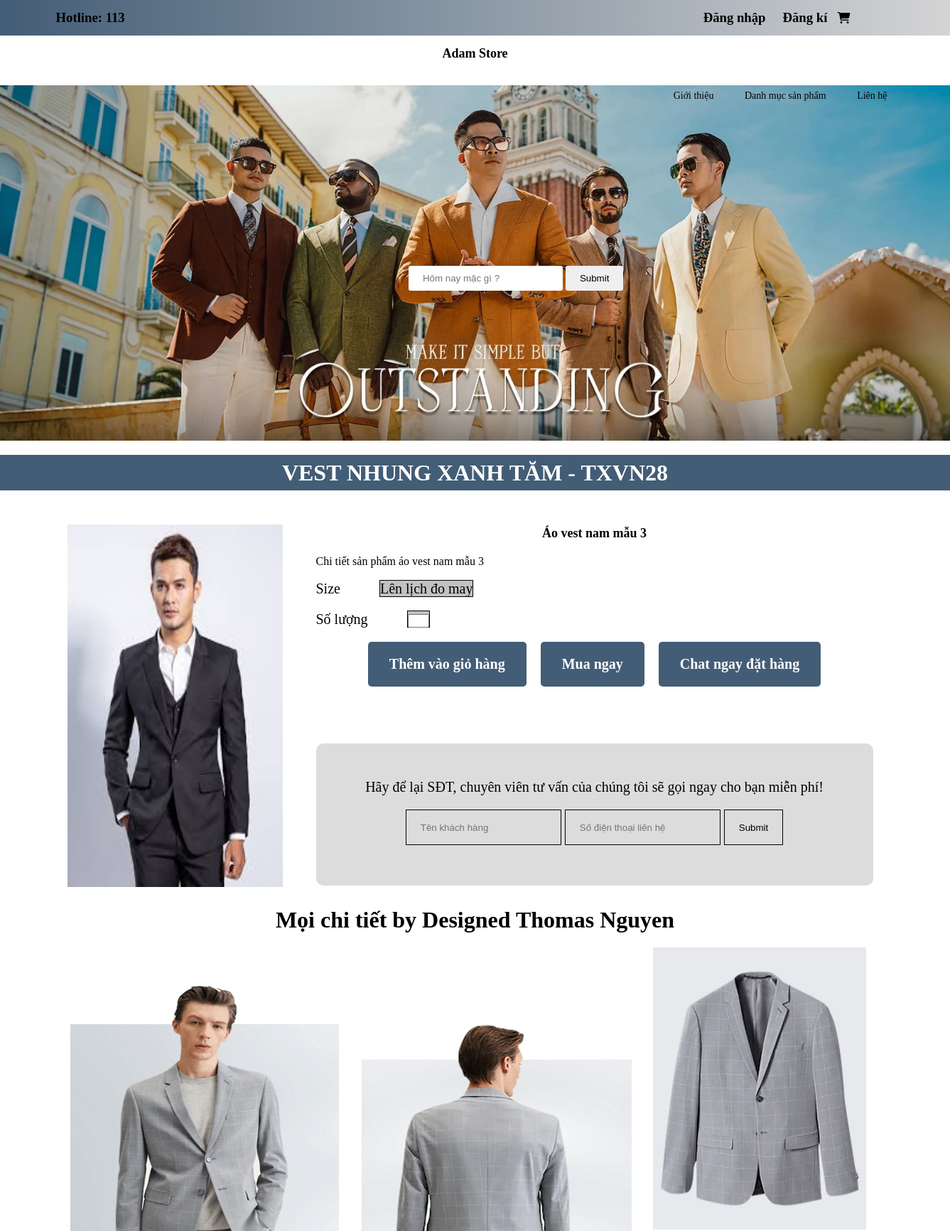
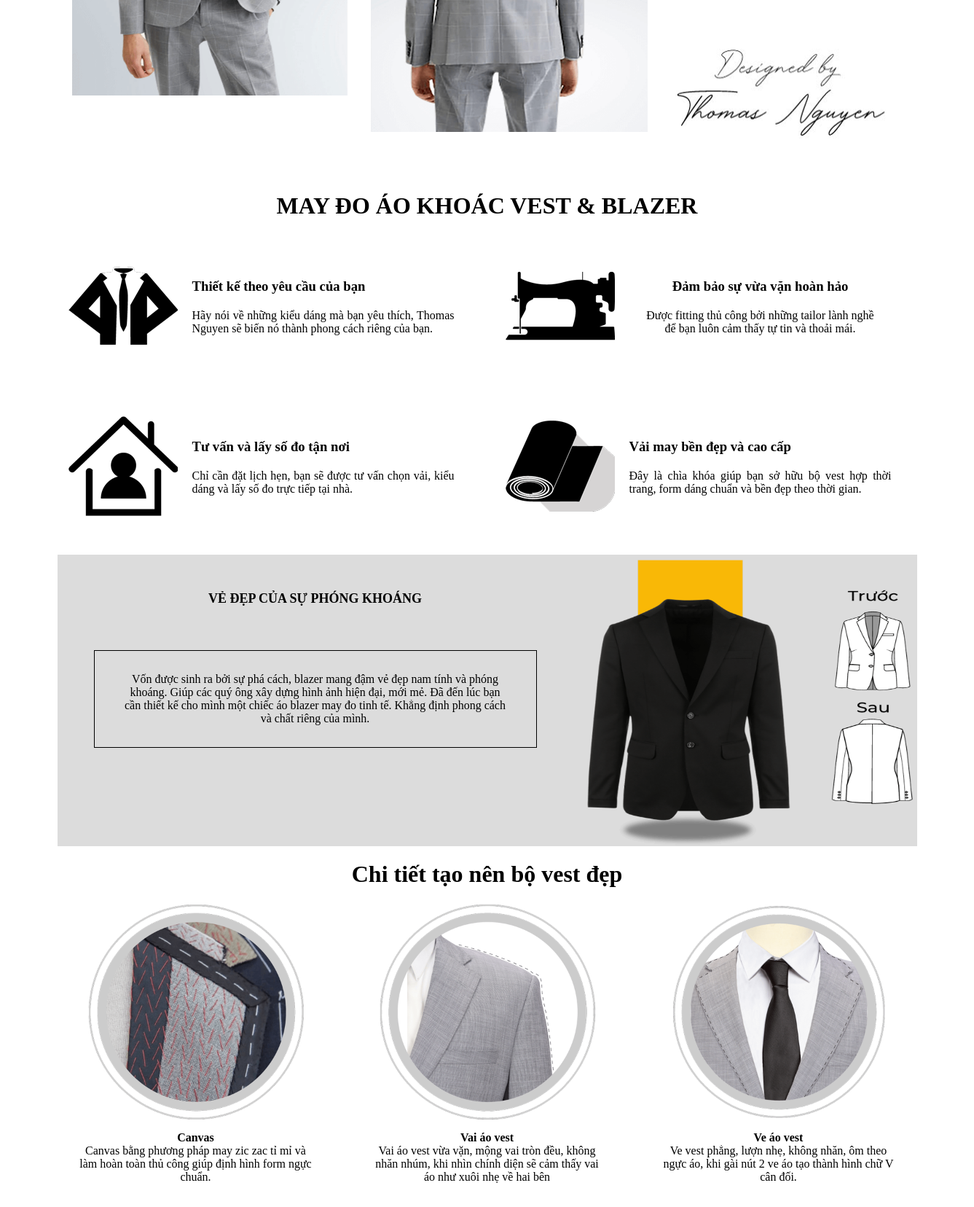
The app's page /product/detail/14 (upper part) with its own data (2 pictures, top to bottom).
### tables this page shows
CREATE TABLE `product` (
  `id` int(11) NOT NULL,
  `name` varchar(100) NOT NULL,
  `categories` int(10) NOT NULL,
  `price` int(11) NOT NULL,
  `description` text NOT NULL,
  `img` varchar(255) NOT NULL,
  `sale` float(11,2) NOT NULL DEFAULT 0.00,
  `status` enum('public','private') NOT NULL DEFAULT 'public',
  `amount` int(10) NOT NULL DEFAULT 0,
  `selled` int(10) NOT NULL DEFAULT 0,
  `created_at` timestamp NOT NULL DEFAULT current_timestamp() ON UPDATE current_timestamp(),
  `updated_at` timestamp NOT NULL DEFAULT '0000-00-00 00:00:00'
);

### App/Controllers/ProductController.php (called while the page is built, shortened)
<?php
class ProductController extends Controller
{
    public function detail($id)
    {
        $ProductModel = $this->model("ProductModel");
        $ProductModel->setId($id);
        $product = $ProductModel->getOneProduct();
        $this->data['product'] = $product;
        $this->data['getRelatedProducts'] = $ProductModel->getRelatedProducts($this->data['product']['categories'], $id);
        $this->data['path'] = 'product/detail';
        $this->data['pageTitle'] = "Sản phẩm";
        $this->view('home/index', $this->data);
    }
}

### Core/App.php (called while the page is built, shortened)
<?php
class App
{
    protected $controller = 'HomeController';
    protected $method = 'index';
    public function __construct()
    {
        $url = $this->parseUrl();
        if (isset($url[0]) && file_exists('App/Controllers/' . ucfirst($url[0]) . 'Controller.php')) {
            $this->controller = ucfirst($url[0]) . 'Controller';
            unset($url[0]);
        } else {
            if (!file_exists('App/Controllers/' . $this->controller . '.php')) {
                include 'App/Views/error/404.php';
                exit();
            }
        }
        $this->controller = new $this->controller;
        if (isset($url[1])) {
            if (method_exists($this->controller, $url[1])) {
                $this->method = $url[1];
                unset($url[1]);
            } else {
                include 'App/Views/error/404.php';
                exit();
            }
        }
        $this->params = $url ? array_values($url) : [];
        call_user_func_array([$this->controller, $this->method], $this->params);
    }
    private function parseUrl()
    {
        if (isset($_GET['url'])) {
            return explode('/', filter_var(rtrim($_GET['url'], '/'), FILTER_SANITIZE_URL));
        }
        return [];
    }
}

### index.php (called while the page is built, shortened)
<?php
require_once 'Core/App.php';
require_once 'Core/Controller.php';
require_once 'Core/Database.php';
require_once 'App/Trait/ProductModelGettersSetters.php';
$app = new App();
?>

### Core/Database.php (called while the page is built, shortened)
<?php
class Database {
    public $conn;
    public $servername = "localhost";
    public $username = "root";
    public $password = "";
    function __construct()
    {
        try {
            $this->conn = new PDO("mysql:host=$this->servername;dbname=adamstore", $this->username, $this->password);
            $this->conn->setAttribute(PDO::ATTR_ERRMODE, PDO::ERRMODE_EXCEPTION);
        } catch(PDOException $e) {
            echo "Connection failed: " . $e->getMessage();
        }
    }
    public function getOne($sql, $params = [])
    {
        try {
            $stmt = $this->conn->prepare($sql);
            $stmt->execute($params);
            return $stmt->fetch(PDO::FETCH_ASSOC);
        } catch (PDOException $e) {
            throw $e;
        }
    }
}

### App/Trait/ProductModelGettersSetters.php (called while the page is built, shortened)
<?php
trait ProductModelGettersSetters
{
    private $id;
    public function setId($id)
    {
        $this->id = $id;
    }
    public function getId()
    {
        return $this->id;
    }
}

### App/Models/ProductModel.php (called while the page is built, shortened)
<?php
class ProductModel extends Database
{
    public function getOneProduct()
    {
        $sql = "SELECT * FROM product WHERE id = :id";
        $params = ['id' => $this->getId()];
        $data = $this->getOne($sql, $params);
        return $data;
    }
}

### App/Views/product/detail.php (the view, shortened to what this page needs)
<div class="container-prd-adam">
    <div class="name-prd">
        <h1>
            VEST NHUNG XANH TĂM - TXVN28
        </h1>
    </div>
    <form action="./cart/addCart/<?=$product['id']?>" id="formAddCart" method="post">
        <div class="prd-adam">
            <section>
                <img src="./Public/uploads/<?=$product['img']?>" alt="hinh anh dang bi loi">
            </section>
                <section class="price-prd">
                    <h2><?=$product['name']?></h2>
                    <div><?=$product['description']?></div> <br>
                    <div class="prd-size">
                        <p>Size</p>
                        <p>
                            <a href="#">Lên lịch đo may</a>
                        </p>
                    </div>
                    <div class="prd-size">
                        <p>Số lượng</p>
                        <p>
                            <input style="width: 30px" min="1" max="10" type="number" name="soluong" id="soluong">
                        </p>
                    </div>
                    <div class="prd-buy">
                        <p>
                            <a href="#" id="btnAddCart">Thêm vào giỏ hàng</a>
                        </p>
                        <p>
                            <a href="shop.html">Mua ngay</a>
                        </p>
                        <p>
                            <a href="">Chat ngay đặt hàng</a>
                        </p>
                    </div>
                    <div class="prd-customer">
                        <p>
                            Hãy để lại SĐT, chuyên viên tư vấn của chúng tôi sẽ gọi ngay cho bạn miễn phí!
                        </p> <br>
                        <input type="text" placeholder="Tên khách hàng">
                        <input type="number" placeholder="Số điện thoại liên hệ">
                        <input type="submit" placeholder="Gửi">
                    </div>
                </section>
        </div>
    </form>
    <div class="detaile-product">
        <h1>Mọi chi tiết by Designed Thomas Nguyen</h1>
        <div class="det-prd">
            <section>
                <img src="./Public/img/BANNER-ao-blazer-1.png" alt="">
            </section>
            <section>
                <img src="./Public/img/BANNER-ao-blazer-2.png" alt="">
            </section>
            <section class="det-abc">
                <div class="abc">
                    <img src="./Public/img/BANNER-ao-blazer-3.png" alt="">
                </div>
                <div>
                    <img src="./Public/img/BANNER-chu-ao-blazer.png" alt="">
                </div>
            </section>
        </div>
    </div>
    <div class="pr-product">
        <h1>
            MAY ĐO ÁO KHOÁC VEST & BLAZER
        </h1>
        <div class="pr-abc">
            <section>
                <p>
                    <img src="./Public/img/icon-VEST.png" alt="">
                </p>
                <span>
                    <h3>
                        Thiết kế theo yêu cầu của bạn
                    </h3>
                    <p>
                        Hãy nói về những kiểu dáng mà bạn yêu thích, Thomas Nguyen sẽ biến nó thành phong cách riêng của bạn.
                    </p>
                </span>
            </section>
            <section>
                <p>
                    <img src="./Public/img/icon-MaY-MAY.png" alt="">
                </p>
                <span>
                    <h3 style= "color: black;">
                        Đảm bảo sự vừa vặn hoàn hảo
                    </h3>
                    <p style= "color: black;">
                        Được fitting thủ công bởi những tailor lành nghề để bạn luôn cảm thấy tự tin và thoải mái.
                    </p>
                </span>
            </section>
            <section>
                <p>
                    <img src="./Public/img/NGOI-NHA.png" alt="">
                </p>
                <span>
                    <h3>
                        Tư vấn và lấy số đo tận nơi
                    </h3>
                    <p>
                        Chỉ cần đặt lịch hẹn, bạn sẽ được tư vấn chọn vải, kiểu dáng và lấy số đo trực tiếp tại nhà.
                    </p>
                </span>
            </section>
            <section>
                <p>
                    <img src="./Public/img/icon-VaI (1).png" alt="">
                </p>
                <span>
                    <h3>
                        Vải may bền đẹp và cao cấp
                    </h3>
                    <p>
                        Đây là chìa khóa giúp bạn sở hữu bộ vest hợp thời trang, form dáng chuẩn và bền đẹp theo thời gian.
                    </p>
                </span>
            </section>
        </div>
    </div>
    <div class="before-after">
        <div class="content-bf-at">
            <h2>
                VẺ ĐẸP CỦA SỰ PHÓNG KHOÁNG
            </h2>
            <span>
                Vốn được sinh ra bởi sự phá cách, blazer mang đậm vẻ đẹp nam tính và phóng khoáng.
                Giúp các quý ông xây dựng hình ảnh hiện đại, mới mẻ. Đã đến lúc bạn cần thiết kế cho mình
                một chiếc áo blazer may đo tinh tế. Khẳng định phong cách và chất riêng của mình.
            </span>
        </div>
        <div class="pic-bf-at">
            <img src="./Public/img/bf at.png" alt="">
        </div>
    </div>
    <div class="sew-product">
        <h1>Chi tiết tạo nên bộ vest đẹp</h1>
        <div class="sew-column-01">
            <div>
                <img src="./Public/img/CANH-TOC.png" alt="">
                <p>
                    <h4>
                        Canvas
                    </h4>
                    <span>
                        Canvas bằng phương pháp may zic zac tỉ mỉ và làm hoàn toàn thủ công giúp định hình form ngực chuẩn.
                    </span>
                </p>
            </div>
            <div>
                <img src="./Public/img/VAI-AO.png" alt="">
                <p>
                    <h4>
                        Vai áo vest
                    </h4>
                    <span>
                        Vai áo vest vừa vặn, mộng vai tròn đều, không nhăn nhúm, khi nhìn chính diện sẽ cảm thấy vai áo như xuôi nhẹ về hai bên
                    </span>
                </p>
            </div>
            <div>
                <img src="./Public/img/VE-AO.png" alt="">
                <p>
                    <h4>
                        Ve áo vest
                    </h4>
                    <span>
                        Ve vest phẳng, lượn nhẹ, không nhăn, ôm theo ngực áo, khi gài nút 2 ve áo tạo thành hình chữ V cân đối.
                    </span>
                </p>
            </div>
        </div>
    </div>
</div>

### Public/css/style.css (style rules this page uses)
* { margin: 0; padding: 0; box-sizing: border-box; }
.container-prd-adam { width: 100%; min-height: 500px; margin-top: 20px; }
.prd-adam { width: 1180px; min-height: 500px; margin: 0 auto; }
.name-prd { background-color: #435d76; line-height: 50px; text-align: center; color: white; margin-bottom: 20px; }
.prd-adam { display: flex; }
.prd-adam section:nth-child(1) { flex: 30; display: flex; justify-content: center; align-items: center; min-height: 500px; }
.prd-adam section:nth-child(1) img { width: 90%; height: 90%; }
.prd-adam section:nth-child(2) { flex: 70; min-height: 500px; padding: 30px; }
.price-prd p { display: inline; }
.price-prd h2 { text-align: center; margin-bottom: 20px; }
.prd-size { font-size: 20px; margin-bottom: 20px; cursor: pointer; }
.prd-size a { text-decoration: none; color: black; }
.prd-size p:nth-child(1n+2) { border: 1px solid black; background-color: rgb(196, 193, 193); margin-right: 5px; }
.prd-size p:nth-child(1) { margin-right: 50px; }
.prd-buy { display: flex; justify-content: center; gap: 20px; margin-bottom: 80px; }
.prd-buy p { padding: 3px; padding: 20px 30px; background-color: #435d76; border-radius: 5px; }
.prd-buy a { text-decoration: none; font-weight: bolder; font-size: 20px; color: white; }
.prd-customer { display: block; width: 100%; height: 200px; padding: 50px 60px; background-color:gainsboro;; text-align: center; font-size: 20px; border-radius: 10px; }
.prd-customer input { height: 50px; margin-top: 20px; background: transparent; border: 1px solid black; outline: none; padding: 10px 20px; cursor: pointer; }
.detaile-product { width: 1180px; min-height: 700px; margin: 0 auto; position: relative; }
.detaile-product h1 { text-align: center; margin-bottom: 100px; }
.det-prd { display: flex; gap: 20px; }
.det-prd section { width: 33.33%; height: 500px; }
.det-prd section:nth-child(1) { position: relative; bottom: 50px; left: 20px; }
.det-prd section:nth-child(2) { position: relative; left: 30px; }
.det-prd section img { width: 100%; height: 100%; }
.det-abc { display: flex; flex-wrap: wrap; position: relative; top: -80px; left: 40px; }
.abc { margin-bottom: 20px; }
.pr-product { width: 1180px; min-height: 400px; margin: 0 auto; text-align: center; padding-top: 20px; }
.pr-abc { width: 100%; min-height: 400px; display: flex; flex-wrap: wrap; gap: 20px; justify-content: space-around; margin:20px 0; }
.pr-abc section { width: calc(50% - 20px); min-height: 200px; display: flex; align-items: center; padding: 10px; }
.pr-abc section h3 { margin-bottom: 20px; }
.pr-abc section span { text-align: justify; padding: 20px; }
.before-after { width: 1180px; height: 400px; background-color: gainsboro; margin: 0 auto; display: flex; }
.content-bf-at { width: 60%; height: 400px; text-align: center; padding: 50px; }
.content-bf-at span { margin-top: 60px; padding: 30px 40px; display: block; border: 1px solid black; font-size: 16px; }
.pic-bf-at { width: 40%; height: 400px; display: flex; justify-content: center; align-items: center; }
.pic-bf-at img { width: 100%; height: 100%; }
.sew-product { width: 1180px; min-height: 700px; margin: 0 auto; }
.sew-product h1 { padding: 20px 0; text-align: center; }
.sew-column-01 { width: 100%; height: 400px; display: flex; gap: 20px; text-align: center; }
.sew-column-01 div { padding: 0 30px; width: 33.33%; height: 400px; }
.sew-column-01 div p { margin-top: 10px; }
.sew-column-01 img { width: 300px; height: 300px; }
section:nth-child(2) span { margin: 20px; display: block; text-align: center; color: white; }
h2 { font-size: 18px; margin-bottom: 10px; }

### records on screen
product: img (picture), name "Áo vest nam mẫu 3", description "Chi tiết sản phẩm áo vest nam mẫu 3"
